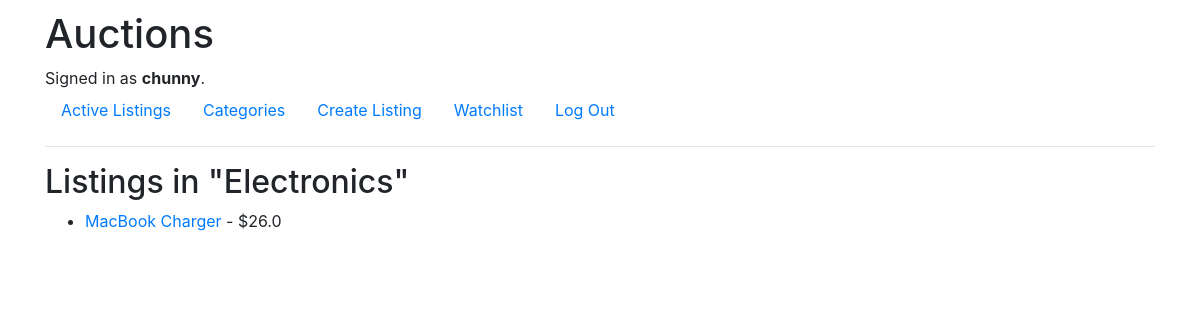
/categories/Electronics (signed in), run on the app's committed database.
### auctions/models.py (models this page shows, shortened)
class User(AbstractUser):
    watchlist = models.ManyToManyField('Listing', blank=True, related_name="watchlisted_by")

class Listing(models.Model):
    title = models.CharField(max_length=64)
    description = models.TextField()
    starting_bid = models.FloatField()
    image_url = models.URLField(blank=True, null=True)
    category = models.CharField(max_length=64, blank=True, null=True)
    owner = models.ForeignKey(User, on_delete=models.CASCADE, related_name="listings")
    is_active = models.BooleanField(default=True)
    winner = models.ForeignKey(User, null=True, blank=True, on_delete=models.SET_NULL, related_name="won_listings")

### auctions/views.py (the view)
# urls.py: path("categories/<str:category_name>", views.category_listings, name="category_listings")
def category_listings(request, category_name):
    listings = Listing.objects.filter(category=category_name, is_active=True)
    return render(request, "auctions/category_listings.html", {
        "category": category_name,
        "listings": listings
    })

### auctions/templates/auctions/category_listings.html
{% extends "auctions/layout.html" %}
{% block body %}
  <h2>Listings in "{{ category }}"</h2>
  <ul>
    {% for listing in listings %}
      <li>
        <a href="{% url 'listing' listing.id %}">{{ listing.title }}</a> - ${{ listing.starting_bid }}
      </li>
    {% empty %}
      <li>No active listings in this category.</li>
    {% endfor %}
  </ul>
{% endblock %}

### auctions/templates/auctions/layout.html (shortened to what this page needs)
{% load static %}
<!DOCTYPE html>
<html lang="en">
    <head>
        <link rel="stylesheet" href="https://stackpath.bootstrapcdn.com/bootstrap/4.4.1/css/bootstrap.min.css"
>
        <link href="{% static 'auctions/styles.css' %}" rel="stylesheet">
    </head>
    <body>
        <div class="container">
            <h1>Auctions</h1>
            <div>
                {% if user.is_authenticated %}
                    Signed in as <strong>{{ user.username }}</strong>.
                {% else %}
                    Not signed in.
                {% endif %}
            </div>
            <ul class="nav">
                <li class="nav-item">
                    <a class="nav-link" href="{% url 'index' %}">Active Listings</a>
                </li>
                <li class="nav-item">
                    <a class="nav-link" href="{% url 'categories' %}">Categories</a>
                </li>
                {% if user.is_authenticated %}
                    <li class="nav-item">
                        <a class="nav-link" href="{% url 'create_listing' %}">Create Listing</a>
                    </li>
                    <li class="nav-item">
                        <a class="nav-link" href="{% url 'watchlist' %}">Watchlist</a>
                    </li>
                    <li class="nav-item">
                        <a class="nav-link" href="{% url 'logout' %}">Log Out</a>
                    </li>
                {% endif %}
            </ul>
            <hr>
            {% block body %}
            {% endblock %}
        </div>
    </body>
</html>

### auctions/static/auctions/styles.css (style rules this page uses)
body { padding: 10px; }

### data on the page
User: username "chunny"
Listing: category "Electronics", title "MacBook Charger", starting_bid "26.0"
